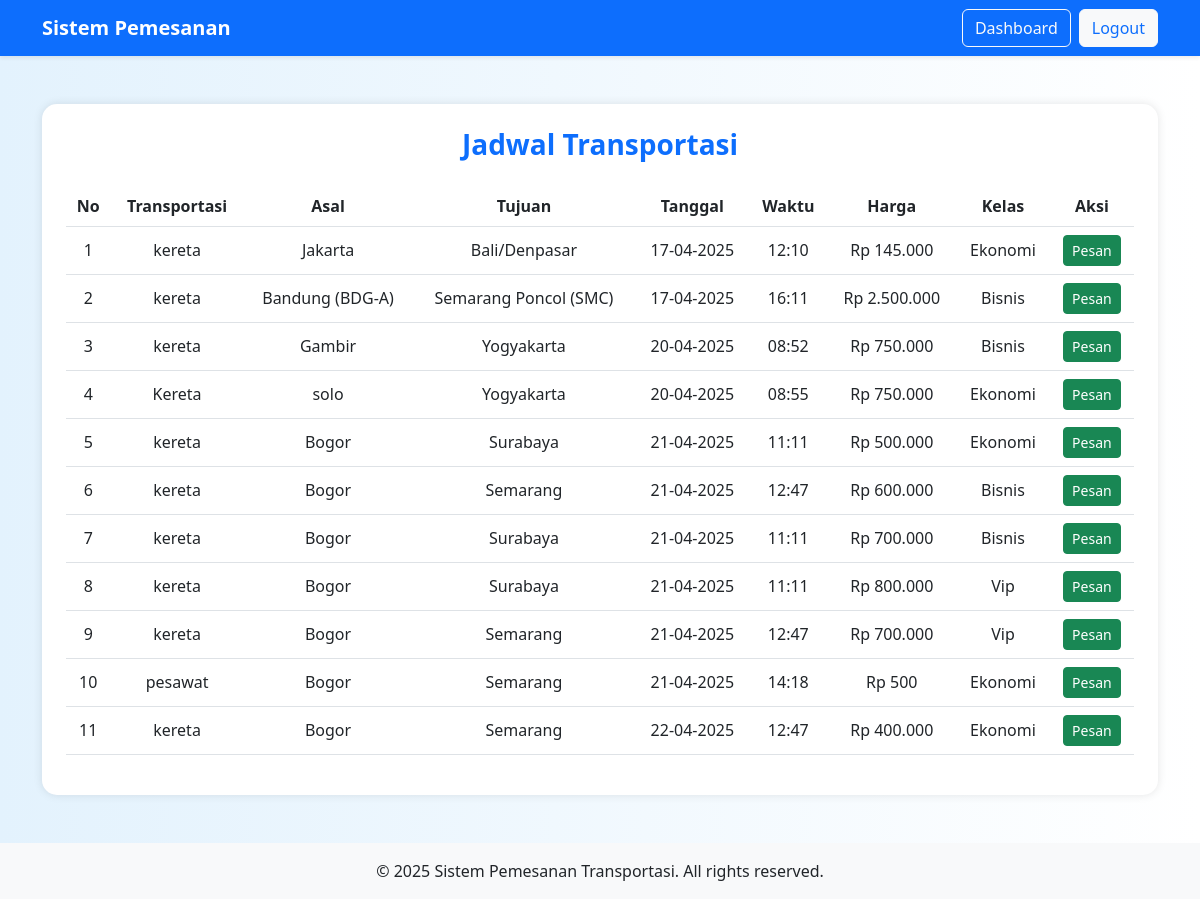
/jadwal.php (signed in), run on the app's committed database.
### tables this page shows
CREATE TABLE `rute_transportasi` (
  `id_rute` int NOT NULL,
  `id_transportasi` int NOT NULL,
  `asal` varchar(255) NOT NULL,
  `tujuan` varchar(255) NOT NULL,
  `tanggal_keberangkatan` date NOT NULL,
  `waktu_keberangkatan` time NOT NULL,
  `harga` varchar(255) NOT NULL,
  `kelas` enum('Ekonomi','Bisnis','Vip') NOT NULL
);

CREATE TABLE `transportasi` (
  `id_transportasi` int NOT NULL,
  `nama` varchar(255) NOT NULL,
  `jenis_transportasi` varchar(255) NOT NULL,
  `kapasitas` int NOT NULL
);

### jadwal.php (the view, shortened to what this page needs)
<?php
include 'koneksi.php';
?>
<!DOCTYPE html>
<html lang="id">
<head>
    <link href="https://cdn.jsdelivr.net/npm/bootstrap@5.3.0/dist/css/bootstrap.min.css" rel="stylesheet">
</head>
<body>
    <nav class="navbar navbar-expand-lg navbar-dark bg-primary shadow-sm">
        <div class="container">
            <a class="navbar-brand fw-bold" href="#">Sistem Pemesanan</a>
            <div class="d-flex">
                <a href="dashboard_user.php" class="btn btn-outline-light me-2">Dashboard</a>
                <a href="logout.php" class="btn btn-light text-primary">Logout</a>
            </div>
        </div>
    </nav>
    <div class="container py-5">
        <div class="card p-4">
            <h3 class="text-center mb-4 fw-bold text-primary">Jadwal Transportasi</h3>
            <div class="table-responsive">
                <table class="table table-hover align-middle text-center">
                    <thead>
                        <tr>
                            <th>No</th>
                            <th>Transportasi</th>
                            <th>Asal</th>
                            <th>Tujuan</th>
                            <th>Tanggal</th>
                            <th>Waktu</th>
                            <th>Harga</th>
                            <th>Kelas</th>
                            <th>Aksi</th>
                        </tr>
                    </thead>
                    <tbody>
                        <?php
                        $query = "SELECT r.id_rute, t.jenis_transportasi, r.asal, r.tujuan, r.tanggal_keberangkatan, r.waktu_keberangkatan, r.harga, r.kelas
                                  FROM rute_transportasi r
                                  JOIN transportasi t ON r.id_transportasi = t.id_transportasi
                                  ORDER BY r.tanggal_keberangkatan ASC";
                        $result = mysqli_query($con, $query);
                        $no = 1;
                        while ($row = mysqli_fetch_assoc($result)) {
                            echo "<tr>";
                            echo "<td>" . $no++ . "</td>";
                            echo "<td>" . htmlspecialchars($row['jenis_transportasi']) . "</td>";
                            echo "<td>" . htmlspecialchars($row['asal']) . "</td>";
                            echo "<td>" . htmlspecialchars($row['tujuan']) . "</td>";
                            echo "<td>" . date('d-m-Y', strtotime($row['tanggal_keberangkatan'])) . "</td>";
                            echo "<td>" . date('H:i', strtotime($row['waktu_keberangkatan'])) . "</td>";
                            echo "<td>Rp " . number_format($row['harga'], 0, ',', '.') . "</td>";
                            echo "<td>" . htmlspecialchars($row['kelas']) . "</td>";
                            echo "<td><a href='pesan_tiket.php?id=" . $row['id_rute'] . "' class='btn btn-sm btn-success'>Pesan</a></td>";
                            echo "</tr>";
                        }
                        ?>
                    </tbody>
                </table>
            </div>
        </div>
    </div>
    <footer class="text-center py-3">
        <p class="mb-0">&copy; <?= date("Y"); ?> Sistem Pemesanan Transportasi. All rights reserved.</p>
    </footer>
</body>
</html>

### jadwal.php (style rules this page uses)
body { background: linear-gradient(to right, #e3f2fd, #fff); min-height: 100vh; display: flex; flex-direction: column; }
.table thead { background-color: #0d6efd; color: white; }
.card { border: none; border-radius: 15px; box-shadow: 0 0 10px rgba(0,0,0,0.1); }
footer { background-color: #f8f9fa; margin-top: auto; }

### data on the page
rute_transportasi: id_transportasi.jenis_transportasi "kereta", asal "Jakarta", tujuan "Bali/Denpasar", tanggal_keberangkatan "17-04-2025", waktu_keberangkatan "12:10", harga "145.000", kelas "Ekonomi"
rute_transportasi: id_transportasi.jenis_transportasi "kereta", asal "Bandung (BDG-A)", tujuan "Semarang Poncol (SMC)", tanggal_keberangkatan "17-04-2025", waktu_keberangkatan "16:11", harga "2.500.000", kelas "Bisnis"
rute_transportasi: id_transportasi.jenis_transportasi "kereta", asal "Gambir", tujuan "Yogyakarta", tanggal_keberangkatan "20-04-2025", waktu_keberangkatan "08:52", harga "750.000", kelas "Bisnis"
rute_transportasi: id_transportasi.jenis_transportasi "Kereta", asal "solo", tujuan "Yogyakarta", tanggal_keberangkatan "20-04-2025", waktu_keberangkatan "08:55", harga "750.000", kelas "Ekonomi"
rute_transportasi: id_transportasi.jenis_transportasi "kereta", asal "Bogor", tujuan "Surabaya", tanggal_keberangkatan "21-04-2025", waktu_keberangkatan "11:11", harga "500.000", kelas "Ekonomi"
rute_transportasi: id_transportasi.jenis_transportasi "kereta", asal "Bogor", tujuan "Semarang", tanggal_keberangkatan "21-04-2025", waktu_keberangkatan "12:47", harga "600.000", kelas "Bisnis"
rute_transportasi: id_transportasi.jenis_transportasi "kereta", asal "Bogor", tujuan "Surabaya", tanggal_keberangkatan "21-04-2025", waktu_keberangkatan "11:11", harga "700.000", kelas "Bisnis"
rute_transportasi: id_transportasi.jenis_transportasi "kereta", asal "Bogor", tujuan "Surabaya", tanggal_keberangkatan "21-04-2025", waktu_keberangkatan "11:11", harga "800.000", kelas "Vip"
rute_transportasi: id_transportasi.jenis_transportasi "kereta", asal "Bogor", tujuan "Semarang", tanggal_keberangkatan "21-04-2025", waktu_keberangkatan "12:47", harga "700.000", kelas "Vip"
rute_transportasi: id_transportasi.jenis_transportasi "pesawat", asal "Bogor", tujuan "Semarang", tanggal_keberangkatan "21-04-2025", waktu_keberangkatan "14:18", harga "500", kelas "Ekonomi"
rute_transportasi: id_transportasi.jenis_transportasi "kereta", asal "Bogor", tujuan "Semarang", tanggal_keberangkatan "22-04-2025", waktu_keberangkatan "12:47", harga "400.000", kelas "Ekonomi"
